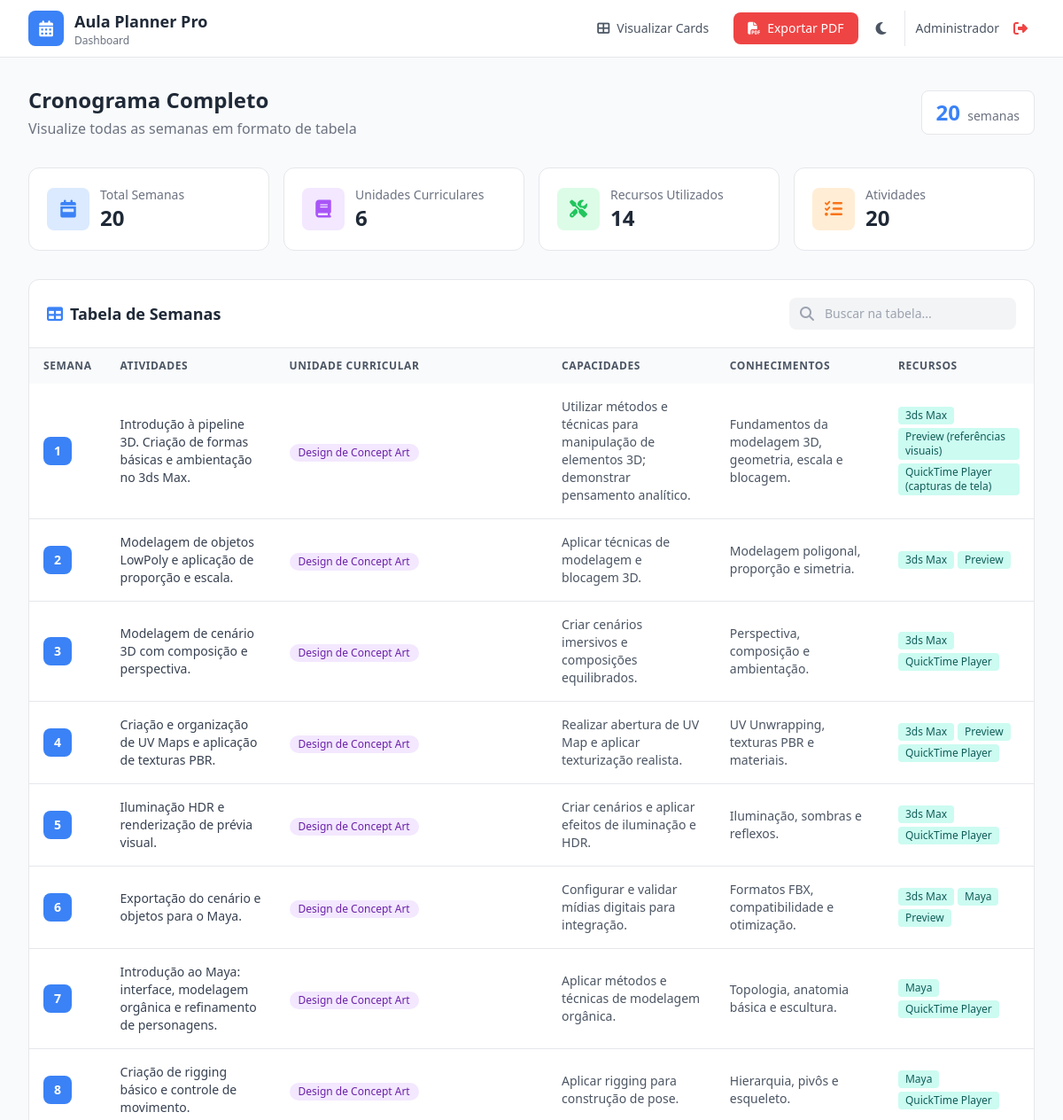
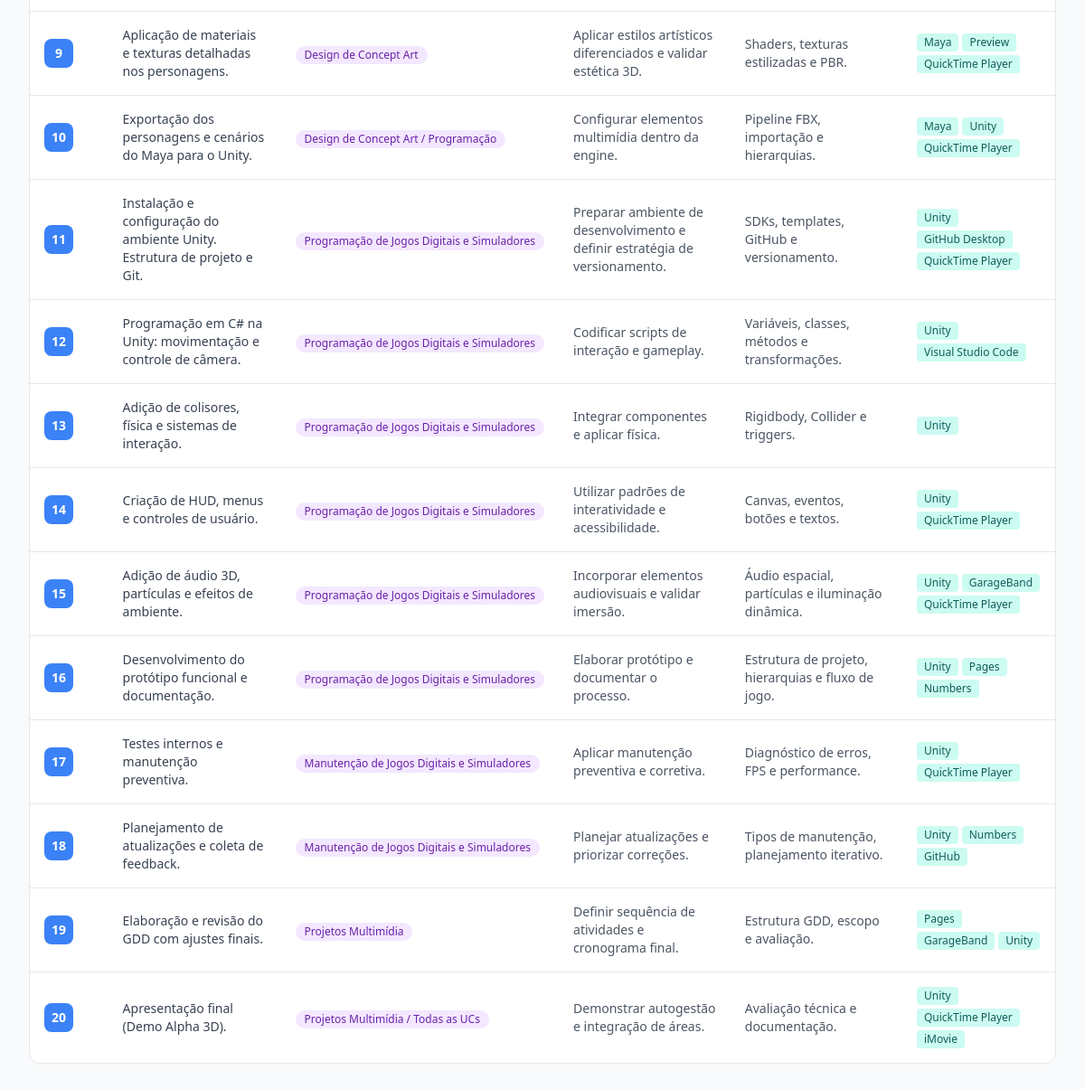
The app's page /dashboard (signed in) with its own data (2 pictures, top to bottom).
### models.py (models this page shows)
class Schedule(db.Model):
    __tablename__ = 'schedules'
    id = db.Column(db.Integer, primary_key=True)
    user_id = db.Column(db.Integer, db.ForeignKey('users.id'), nullable=False)
    semana = db.Column(db.Integer, nullable=False)
    atividades = db.Column(db.Text, default='')
    unidade_curricular = db.Column(db.String(200), default='')
    capacidades = db.Column(db.Text, default='')
    conhecimentos = db.Column(db.Text, default='')
    recursos = db.Column(db.String(500), default='')
    created_at = db.Column(db.DateTime, default=datetime.utcnow)
    def to_dict(self):
        return {
            'id': self.id,
            'semana': self.semana,
            'atividades': self.atividades,
            'unidadeCurricular': self.unidade_curricular,
            'capacidades': self.capacidades,
            'conhecimentos': self.conhecimentos,
            'recursos': self.recursos
        }

### app.py (the view)
@app.route("/dashboard")
@login_required
def dashboard():
    from models import Schedule
    user_id = session['user_id']
    schedules = Schedule.query.filter_by(user_id=user_id).order_by(Schedule.semana).all()
    weeks = [s.to_dict() for s in schedules]
    unidades = set()
    recursos_set = set()
    for s in schedules:
        if s.unidade_curricular:
            unidades.add(s.unidade_curricular)
        if s.recursos:
            for r in s.recursos.split(','):
                recursos_set.add(r.strip())
    return render_template("dashboard.html",
                          user=session,
                          weeks=weeks,
                          unidades=list(unidades),
                          recursos=list(recursos_set))

### app.py (called while the page is built)
def login_required(f):
    @wraps(f)
    def decorated_function(*args, **kwargs):
        if 'user_id' not in session:
            if request.headers.get('X-Requested-With') == 'XMLHttpRequest' or request.path.startswith('/api/'):
                return jsonify({"error": "Nao autorizado"}), 401
            return redirect(url_for('login'))
        return f(*args, **kwargs)
    return decorated_function

@app.after_request
def add_header(response):
    response.headers['Cache-Control'] = 'no-cache, no-store, must-revalidate'
    response.headers['Pragma'] = 'no-cache'
    response.headers['Expires'] = '0'
    return response

### templates/dashboard.html (shortened to what this page needs)
<!DOCTYPE html>
<html lang="pt-BR">
<head>
    <script src="https://cdn.tailwindcss.com"></script>
    <link rel="stylesheet" href="https://cdnjs.cloudflare.com/ajax/libs/font-awesome/6.4.0/css/all.min.css">
</head>
<body class="bg-gray-50 dark:bg-gray-900 min-h-screen transition-colors duration-200">
    <nav class="bg-white dark:bg-gray-800 border-b border-gray-200 dark:border-gray-700 sticky top-0 z-50">
        <div class="max-w-7xl mx-auto px-4 sm:px-6 lg:px-8">
            <div class="flex items-center justify-between h-16">
                <div class="flex items-center gap-4">
                    <div class="flex items-center gap-3">
                        <div class="w-10 h-10 bg-primary-500 rounded-lg flex items-center justify-center">
                            <i class="fas fa-calendar-alt text-white text-lg"></i>
                        </div>
                        <div>
                            <h1 class="text-lg font-bold text-gray-800 dark:text-white">Aula Planner Pro</h1>
                            <p class="text-xs text-gray-500 dark:text-gray-400">Dashboard</p>
                        </div>
                    </div>
                </div>
                <div class="flex items-center gap-3">
                    <a href="/" class="px-4 py-2 text-sm text-gray-600 dark:text-gray-300 hover:bg-gray-100 dark:hover:bg-gray-700 rounded-lg transition-colors flex items-center gap-2">
                        <i class="fas fa-th-large"></i>
                        <span class="hidden sm:inline">Visualizar Cards</span>
                    </a>
                    <a href="/api/export/pdf" class="px-4 py-2 text-sm bg-red-500 hover:bg-red-600 text-white rounded-lg transition-colors flex items-center gap-2">
                        <i class="fas fa-file-pdf"></i>
                        <span class="hidden sm:inline">Exportar PDF</span>
                    </a>
                    <button onclick="toggleTheme()" class="p-2 hover:bg-gray-100 dark:hover:bg-gray-700 rounded-lg">
                        <i class="fas fa-moon text-gray-600 dark:hidden"></i>
                    </button>
                    <div class="flex items-center gap-2 pl-3 border-l border-gray-200 dark:border-gray-700">
                        <span class="text-sm text-gray-600 dark:text-gray-300">{{ user.user_name }}</span>
                        <a href="/logout" class="p-2 text-red-500 hover:bg-red-50 dark:hover:bg-red-900/20 rounded-lg" title="Sair">
                            <i class="fas fa-sign-out-alt"></i>
                        </a>
                    </div>
                </div>
            </div>
        </div>
    </nav>
    <main class="max-w-7xl mx-auto px-4 sm:px-6 lg:px-8 py-8">
        <div class="mb-8">
            <div class="flex flex-col sm:flex-row sm:items-center sm:justify-between gap-4">
                <div>
                    <h2 class="text-2xl font-bold text-gray-800 dark:text-white">Cronograma Completo</h2>
                    <p class="text-gray-500 dark:text-gray-400 mt-1">Visualize todas as semanas em formato de tabela</p>
                </div>
                <div class="flex items-center gap-3">
                    <div class="bg-white dark:bg-gray-800 rounded-lg px-4 py-2 border border-gray-200 dark:border-gray-700">
                        <span class="text-2xl font-bold text-primary-500">{{ weeks|length }}</span>
                        <span class="text-sm text-gray-500 dark:text-gray-400 ml-1">semanas</span>
                    </div>
                </div>
            </div>
        </div>
        <div class="grid grid-cols-1 md:grid-cols-4 gap-4 mb-8">
            <div class="bg-white dark:bg-gray-800 rounded-xl p-5 border border-gray-200 dark:border-gray-700">
                <div class="flex items-center gap-3">
                    <div class="w-12 h-12 bg-blue-100 dark:bg-blue-900/30 rounded-lg flex items-center justify-center">
                        <i class="fas fa-calendar-week text-blue-500 text-xl"></i>
                    </div>
                    <div>
                        <p class="text-sm text-gray-500 dark:text-gray-400">Total Semanas</p>
                        <p class="text-2xl font-bold text-gray-800 dark:text-white">{{ weeks|length }}</p>
                    </div>
                </div>
            </div>
            <div class="bg-white dark:bg-gray-800 rounded-xl p-5 border border-gray-200 dark:border-gray-700">
                <div class="flex items-center gap-3">
                    <div class="w-12 h-12 bg-purple-100 dark:bg-purple-900/30 rounded-lg flex items-center justify-center">
                        <i class="fas fa-book text-purple-500 text-xl"></i>
                    </div>
                    <div>
                        <p class="text-sm text-gray-500 dark:text-gray-400">Unidades Curriculares</p>
                        <p class="text-2xl font-bold text-gray-800 dark:text-white">{{ unidades|length }}</p>
                    </div>
                </div>
            </div>
            <div class="bg-white dark:bg-gray-800 rounded-xl p-5 border border-gray-200 dark:border-gray-700">
                <div class="flex items-center gap-3">
                    <div class="w-12 h-12 bg-green-100 dark:bg-green-900/30 rounded-lg flex items-center justify-center">
                        <i class="fas fa-tools text-green-500 text-xl"></i>
                    </div>
                    <div>
                        <p class="text-sm text-gray-500 dark:text-gray-400">Recursos Utilizados</p>
                        <p class="text-2xl font-bold text-gray-800 dark:text-white">{{ recursos|length }}</p>
                    </div>
                </div>
            </div>
            <div class="bg-white dark:bg-gray-800 rounded-xl p-5 border border-gray-200 dark:border-gray-700">
                <div class="flex items-center gap-3">
                    <div class="w-12 h-12 bg-orange-100 dark:bg-orange-900/30 rounded-lg flex items-center justify-center">
                        <i class="fas fa-tasks text-orange-500 text-xl"></i>
                    </div>
                    <div>
                        <p class="text-sm text-gray-500 dark:text-gray-400">Atividades</p>
                        <p class="text-2xl font-bold text-gray-800 dark:text-white">{{ weeks|length }}</p>
                    </div>
                </div>
            </div>
        </div>
        <div class="bg-white dark:bg-gray-800 rounded-xl border border-gray-200 dark:border-gray-700 overflow-hidden">
            <div class="p-5 border-b border-gray-200 dark:border-gray-700">
                <div class="flex flex-col sm:flex-row sm:items-center sm:justify-between gap-4">
                    <h3 class="text-lg font-semibold text-gray-800 dark:text-white flex items-center gap-2">
                        <i class="fas fa-table text-primary-500"></i>
                        Tabela de Semanas
                    </h3>
                    <div class="relative">
                        <i class="fas fa-search absolute left-3 top-1/2 -translate-y-1/2 text-gray-400"></i>
                        <input type="text" id="searchTable" placeholder="Buscar na tabela..."
                            class="pl-10 pr-4 py-2 text-sm bg-gray-100 dark:bg-gray-700 border-0 rounded-lg focus:ring-2 focus:ring-primary-500 dark:text-white placeholder-gray-400 w-64">
                    </div>
                </div>
            </div>
            <div class="table-container overflow-x-auto">
                <table class="w-full">
                    <thead>
                        <tr class="bg-gray-50 dark:bg-gray-700/50">
                            <th class="px-4 py-3 text-left text-xs font-semibold text-gray-600 dark:text-gray-300 uppercase tracking-wider whitespace-nowrap">Semana</th>
                            <th class="px-4 py-3 text-left text-xs font-semibold text-gray-600 dark:text-gray-300 uppercase tracking-wider">Atividades</th>
                            <th class="px-4 py-3 text-left text-xs font-semibold text-gray-600 dark:text-gray-300 uppercase tracking-wider whitespace-nowrap">Unidade Curricular</th>
                            <th class="px-4 py-3 text-left text-xs font-semibold text-gray-600 dark:text-gray-300 uppercase tracking-wider">Capacidades</th>
                            <th class="px-4 py-3 text-left text-xs font-semibold text-gray-600 dark:text-gray-300 uppercase tracking-wider">Conhecimentos</th>
                            <th class="px-4 py-3 text-left text-xs font-semibold text-gray-600 dark:text-gray-300 uppercase tracking-wider whitespace-nowrap">Recursos</th>
                        </tr>
                    </thead>
                    <tbody class="divide-y divide-gray-200 dark:divide-gray-700">
                        {% for week in weeks %}
                        <tr class="hover:bg-gray-50 dark:hover:bg-gray-700/30 transition-colors">
                            <td class="px-4 py-4 whitespace-nowrap">
                                <div class="flex items-center gap-2">
                                    <div class="w-8 h-8 bg-primary-500 rounded-lg flex items-center justify-center">
                                        <span class="text-sm font-bold text-white">{{ week.semana }}</span>
                                    </div>
                                </div>
                            </td>
                            <td class="px-4 py-4">
                                <p class="text-sm text-gray-700 dark:text-gray-300 max-w-xs">{{ week.atividades }}</p>
                            </td>
                            <td class="px-4 py-4 whitespace-nowrap">
                                <span class="inline-flex items-center px-2.5 py-0.5 rounded-full text-xs font-medium bg-purple-100 text-purple-800 dark:bg-purple-900/30 dark:text-purple-300">
                                    {{ week.unidadeCurricular }}
                                </span>
                            </td>
                            <td class="px-4 py-4">
                                <p class="text-sm text-gray-600 dark:text-gray-400 max-w-xs">{{ week.capacidades }}</p>
                            </td>
                            <td class="px-4 py-4">
                                <p class="text-sm text-gray-600 dark:text-gray-400 max-w-xs">{{ week.conhecimentos }}</p>
                            </td>
                            <td class="px-4 py-4">
                                <div class="flex flex-wrap gap-1 max-w-xs">
                                    {% for recurso in week.recursos.split(',') %}
                                    <span class="inline-flex items-center px-2 py-0.5 rounded text-xs font-medium bg-teal-100 text-teal-800 dark:bg-teal-900/30 dark:text-teal-300">
                                        {{ recurso.strip() }}
                                    </span>
                                    {% endfor %}
                                </div>
                            </td>
                        </tr>
                        {% endfor %}
                    </tbody>
                </table>
            </div>
        </div>
    </main>
</body>
</html>

### records on screen
Schedule: semana "1", atividades "Introdução à pipeline 3D. Criação de formas básicas e ambientação no 3ds Max.", unidadeCurricular "Design de Concept Art", capacidades "Utilizar métodos e técnicas para manipulação de elementos 3D; demonstrar pensamento analítico.", conhecimentos "Fundamentos da modelagem 3D, geometria, escala e blocagem.", strip "3ds Max" "Preview (referências visuais)" "QuickTime Player (capturas de tela)"
Schedule: semana "2", atividades "Modelagem de objetos LowPoly e aplicação de proporção e escala.", unidadeCurricular "Design de Concept Art", capacidades "Aplicar técnicas de modelagem e blocagem 3D.", conhecimentos "Modelagem poligonal, proporção e simetria.", strip "3ds Max" "Preview"
Schedule: semana "3", atividades "Modelagem de cenário 3D com composição e perspectiva.", unidadeCurricular "Design de Concept Art", capacidades "Criar cenários imersivos e composições equilibrados.", conhecimentos "Perspectiva, composição e ambientação.", strip "3ds Max" "QuickTime Player"
Schedule: semana "4", atividades "Criação e organização de UV Maps e aplicação de texturas PBR.", unidadeCurricular "Design de Concept Art", capacidades "Realizar abertura de UV Map e aplicar texturização realista.", conhecimentos "UV Unwrapping, texturas PBR e materiais.", strip "3ds Max" "Preview" "QuickTime Player"
Schedule: semana "5", atividades "Iluminação HDR e renderização de prévia visual.", unidadeCurricular "Design de Concept Art", capacidades "Criar cenários e aplicar efeitos de iluminação e HDR.", conhecimentos "Iluminação, sombras e reflexos.", strip "3ds Max" "QuickTime Player"
Schedule: semana "6", atividades "Exportação do cenário e objetos para o Maya.", unidadeCurricular "Design de Concept Art", capacidades "Configurar e validar mídias digitais para integração.", conhecimentos "Formatos FBX, compatibilidade e otimização.", strip "3ds Max" "Maya" "Preview"
Schedule: semana "7", atividades "Introdução ao Maya: interface, modelagem orgânica e refinamento de personagens.", unidadeCurricular "Design de Concept Art", capacidades "Aplicar métodos e técnicas de modelagem orgânica.", conhecimentos "Topologia, anatomia básica e escultura.", strip "Maya" "QuickTime Player"
Schedule: semana "8", atividades "Criação de rigging básico e controle de movimento.", unidadeCurricular "Design de Concept Art", capacidades "Aplicar rigging para construção de pose.", conhecimentos "Hierarquia, pivôs e esqueleto.", strip "Maya" "QuickTime Player"
Schedule: semana "9", atividades "Aplicação de materiais e texturas detalhadas nos personagens.", unidadeCurricular "Design de Concept Art", capacidades "Aplicar estilos artísticos diferenciados e validar estética 3D.", conhecimentos "Shaders, texturas estilizadas e PBR.", strip "Maya" "Preview" "QuickTime Player"
Schedule: semana "10", atividades "Exportação dos personagens e cenários do Maya para o Unity.", unidadeCurricular "Design de Concept Art / Programação", capacidades "Configurar elementos multimídia dentro da engine.", conhecimentos "Pipeline FBX, importação e hierarquias.", strip "Maya" "Unity" "QuickTime Player"
Schedule: semana "11", atividades "Instalação e configuração do ambiente Unity. Estrutura de projeto e Git.", unidadeCurricular "Programação de Jogos Digitais e Simuladores", capacidades "Preparar ambiente de desenvolvimento e definir estratégia de versionamento.", conhecimentos "SDKs, templates, GitHub e versionamento.", strip "Unity" "GitHub Desktop" "QuickTime Player"
Schedule: semana "12", atividades "Programação em C# na Unity: movimentação e controle de câmera.", unidadeCurricular "Programação de Jogos Digitais e Simuladores", capacidades "Codificar scripts de interação e gameplay.", conhecimentos "Variáveis, classes, métodos e transformações.", strip "Unity" "Visual Studio Code"
Schedule: semana "13", atividades "Adição de colisores, física e sistemas de interação.", unidadeCurricular "Programação de Jogos Digitais e Simuladores", capacidades "Integrar componentes e aplicar física.", conhecimentos "Rigidbody, Collider e triggers.", strip "Unity"
Schedule: semana "14", atividades "Criação de HUD, menus e controles de usuário.", unidadeCurricular "Programação de Jogos Digitais e Simuladores", capacidades "Utilizar padrões de interatividade e acessibilidade.", conhecimentos "Canvas, eventos, botões e textos.", strip "Unity" "QuickTime Player"
Schedule: semana "15", atividades "Adição de áudio 3D, partículas e efeitos de ambiente.", unidadeCurricular "Programação de Jogos Digitais e Simuladores", capacidades "Incorporar elementos audiovisuais e validar imersão.", conhecimentos "Áudio espacial, partículas e iluminação dinâmica.", strip "Unity" "GarageBand" "QuickTime Player"
Schedule: semana "16", atividades "Desenvolvimento do protótipo funcional e documentação.", unidadeCurricular "Programação de Jogos Digitais e Simuladores", capacidades "Elaborar protótipo e documentar o processo.", conhecimentos "Estrutura de projeto, hierarquias e fluxo de jogo.", strip "Unity" "Pages" "Numbers"
Schedule: semana "17", atividades "Testes internos e manutenção preventiva.", unidadeCurricular "Manutenção de Jogos Digitais e Simuladores", capacidades "Aplicar manutenção preventiva e corretiva.", conhecimentos "Diagnóstico de erros, FPS e performance.", strip "Unity" "QuickTime Player"
Schedule: semana "18", atividades "Planejamento de atualizações e coleta de feedback.", unidadeCurricular "Manutenção de Jogos Digitais e Simuladores", capacidades "Planejar atualizações e priorizar correções.", conhecimentos "Tipos de manutenção, planejamento iterativo.", strip "Unity" "Numbers" "GitHub"
Schedule: semana "19", atividades "Elaboração e revisão do GDD com ajustes finais.", unidadeCurricular "Projetos Multimídia", capacidades "Definir sequência de atividades e cronograma final.", conhecimentos "Estrutura GDD, escopo e avaliação.", strip "Pages" "GarageBand" "Unity"
Schedule: semana "20", atividades "Apresentação final (Demo Alpha 3D).", unidadeCurricular "Projetos Multimídia / Todas as UCs", capacidades "Demonstrar autogestão e integração de áreas.", conhecimentos "Avaliação técnica e documentação.", strip "Unity" "QuickTime Player" "iMovie"

### other values on screen
{{ user.user_name }} "Administrador"
{{ weeks|length }} "20"
{{ unidades|length }} "6"
{{ recursos|length }} "14"
